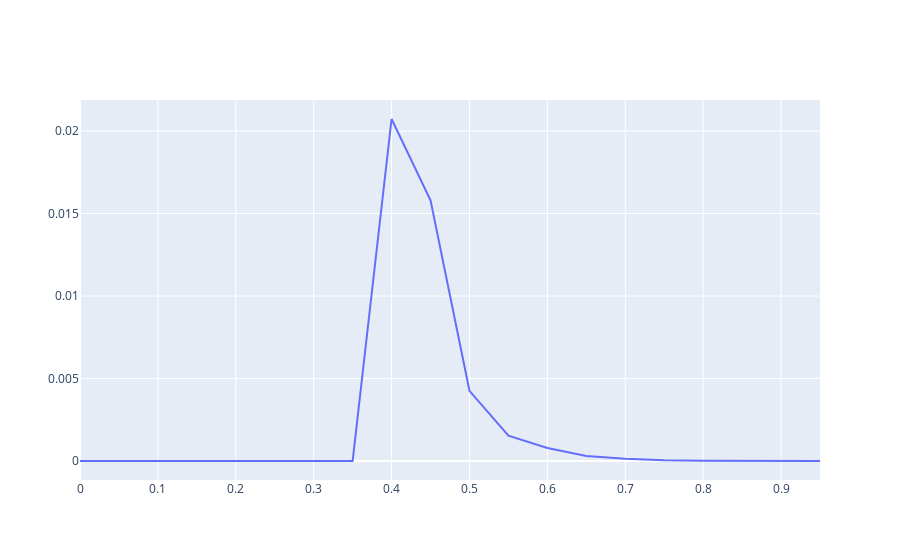

The code cell stored with this chart in its notebook:
### Code cell
# example 1: short-term feature extraction example
from pyAudioAnalysis import ShortTermFeatures as aF
from pyAudioAnalysis import audioBasicIO as aIO 
import numpy as np 
import plotly.graph_objs as go 
import plotly
# read audio data from file (returns sampling freq and signal as a numpy array)
fs, s = aIO.read_audio_file("data/object.wav")
# print duration in seconds:
duration = len(s) / float(fs)
print(f'duration = {duration} seconds')
# extract short-term features using a 50msec non-overlapping windows
[f, fn] = aF.feature_extraction(s, fs, int(fs * 0.050), int(fs * 0.050))
print(f'{f.shape[1]} frames, {f.shape[0]} short-term features')
# plot short-term energy
time = np.arange(0, duration - 0.050, 0.050) 
energy = f[fn.index('energy'), :]
plotly.offline.iplot(go.Figure(data=[go.Scatter(x=time, y=energy)]))

### Figure 1 — Plotly figure (JSON) as saved in the notebook; plotly's stock layout.template omitted (floating-point values rounded to 4 significant figures)
{"data": [{"type": "scatter", "x": [0, 0.05, 0.1, 0.15, 0.2, 0.25, 0.3, 0.35, 0.4, 0.45, 0.5, 0.55, 0.6, 0.65, 0.7, 0.75, 0.8, 0.85, 0.9, 0.95], "y": [3.617e-06, 2.972e-06, 3.608e-06, 6.393e-06, 1.363e-05, 1.099e-05, 9.808e-06, 5.16e-06, 0.02073, 0.0158, 0.004256, 0.00154, 0.000787, 0.0003074, 0.0001426, 5.41e-05, 2.438e-05, 1.34e-05, 9.586e-06, 8.078e-06]}], "layout": {}}
